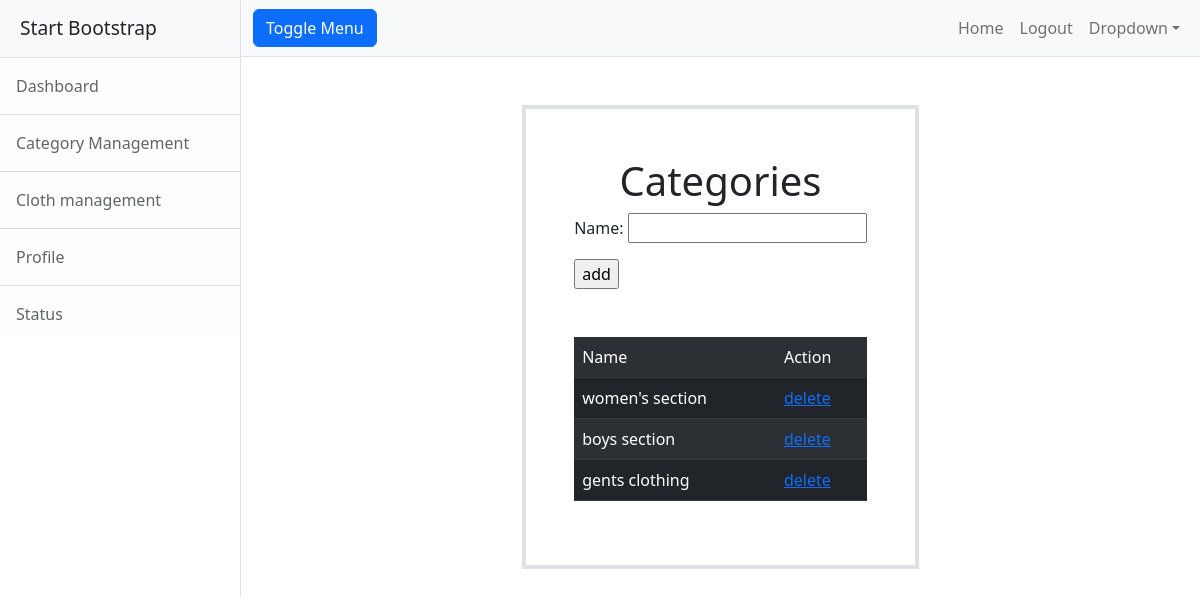
Page /categories/add (signed in) on the committed database.
### yousta/models.py (models this page shows, shortened)
class Category(models.Model):
    name=models.CharField(max_length=200,unique=True)
    is_active=models.BooleanField(default=True)

### yousta/views.py (the view, shortened to what this page needs)
# urls.py: path("categories/add",CategoryCreateView.as_view(),name="add-category"),
@method_decorator(decs,name="dispatch")
class CategoryCreateView(CreateView,ListView):
    template_name="yousta/category_add.html"
    form_class=CategoryCreateForm
    model=Category
    context_object_name="categories"
    success_url=reverse_lazy("add-category")
    def get_queryset(self):
        return Category.objects.filter(is_active=True)

### yousta/forms.py
class CategoryCreateForm(forms.ModelForm):
    class Meta:
        model=Category
        fields=["name"]

### yousta/views.py (called while the page is built)
def signin_required(fn):
    def wrapper(request,*args,**kwargs):
        if not request.user.is_authenticated:
            messages.error(request,"invalid session")
            return redirect("signin")
        else:
            return fn(request,*args,**kwargs)
    return wrapper

def is_admin(fn):
    def wrapper(request,*args,**kwargs):
        if not request.user.is_superuser:
            messages.error(request,"permission denied for current user!!")
            return redirect("signin")
        else:
            return fn(request,*args,**kwargs)
    return wrapper

### yousta/templates/yousta/category_add.html (shortened to what this page needs)
{%extends 'yousta/base.html'%}
{%block body_block%}
<div class="container d-flex flex-column align-items-center mt-5 ">
    <div class="border border-4 p-5">
     <h1 class="text-center">Categories</h1>
     <div class="w-100">
      <form action="" method="post">
          {{form.as_p}}
          <input type="submit" value="add">
      </form>
     </div>
     <div class="mt-5 w-100">
      <table class="table table-dark table-striped">
          <tr>
              <td>Name</td>
              <td>Action</td>
          </tr>
          {%for cat in categories%}
             <tr>
              <td>{{cat.name}}</td>
              <td>
                  <a href="{%url 'remove-category' cat.id%}">delete</a>
              </td>
             </tr>
          {%endfor%}
      </table>
     </div>
    </div>
 </div>
{%endblock%}

### rows in the picture
Category: name "women's section"
Category: name "boys section"
Category: name "gents clothing"
